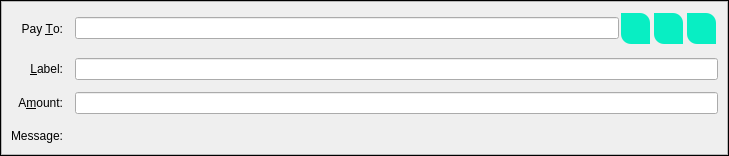
<?xml version="1.0" encoding="UTF-8"?>
<ui version="4.0">
 <class>SendCoinsEntry</class>
 <widget class="QStackedWidget" name="SendCoinsEntry">
  <property name="geometry">
   <rect>
    <x>0</x>
    <y>0</y>
    <width>729</width>
    <height>156</height>
   </rect>
  </property>
  <property name="focusPolicy">
   <enum>Qt::TabFocus</enum>
  </property>
  <property name="autoFillBackground">
   <bool>false</bool>
  </property>
  <property name="frameShape">
   <enum>QFrame::Box</enum>
  </property>
  <property name="lineWidth">
   <number>1</number>
  </property>
  <widget class="QFrame" name="SendCoins">
   <property name="toolTip">
    <string>This is a normal payment.</string>
   </property>
   <property name="frameShape">
    <enum>QFrame::StyledPanel</enum>
   </property>
   <property name="frameShadow">
    <enum>QFrame::Sunken</enum>
   </property>
   <layout class="QGridLayout" name="gridLayout">
    <property name="spacing">
     <number>12</number>
    </property>
    <item row="0" column="0">
     <widget class="QLabel" name="payToLabel">
      <property name="text">
       <string>Pay &amp;To:</string>
      </property>
      <property name="alignment">
       <set>Qt::AlignRight|Qt::AlignTrailing|Qt::AlignVCenter</set>
      </property>
      <property name="buddy">
       <cstring>payTo</cstring>
      </property>
     </widget>
    </item>
    <item row="0" column="1">
     <layout class="QHBoxLayout" name="payToLayout">
      <property name="spacing">
       <number>0</number>
      </property>
      <item>
       <widget class="QValidatedLineEdit" name="payTo">
        <property name="toolTip">
         <string>The CLRC address to send the payment to</string>
        </property>
       </widget>
      </item>
      <item>
       <widget class="QToolButton" name="addressBookButton">
        <property name="toolTip">
         <string>Choose previously used address</string>
        </property>
        <property name="styleSheet">
         <string notr="true"> .QToolButton {
  background-color: #08EEC3;
	border: 0;
	color:#333;
	font-size:12px;
	font-weight:bold;
	padding-left:5px;
	padding-right:5px;
	padding-top:1px;
	padding-bottom:1px;
	height: 26px;
	margin: 2px;
	border-top-right-radius: 10px;
	border-bottom-left-radius: 10px;
}


 .QToolButton:hover {
background-color: #07BC9C;
}

 .QToolButton:pressed{
background-color: #09D9B7;
	border:1px solid #333333;
}
</string>
        </property>
        <property name="text">
         <string/>
        </property>
        <property name="icon">
         <iconset resource="../caluracoin.qrc">
          <normaloff>:/icons/address-book</normaloff>:/icons/address-book</iconset>
        </property>
        <property name="shortcut">
         <string>Alt+A</string>
        </property>
       </widget>
      </item>
      <item>
       <widget class="QToolButton" name="pasteButton">
        <property name="toolTip">
         <string>Paste address from clipboard</string>
        </property>
        <property name="styleSheet">
         <string notr="true"> .QToolButton {
  background-color: #08EEC3;
	border: 0;
	color:#333;
	font-size:12px;
	font-weight:bold;
	padding-left:5px;
	padding-right:5px;
	padding-top:1px;
	padding-bottom:1px;
	height: 26px;
	margin: 2px;
	border-top-right-radius: 10px;
	border-bottom-left-radius: 10px;
}


 .QToolButton:hover {
background-color: #07BC9C;
}

 .QToolButton:pressed{
background-color: #09D9B7;
	border:1px solid #333333;
}
</string>
        </property>
        <property name="text">
         <string/>
        </property>
        <property name="icon">
         <iconset resource="../caluracoin.qrc">
          <normaloff>:/icons/editpaste</normaloff>:/icons/editpaste</iconset>
        </property>
        <property name="shortcut">
         <string>Alt+P</string>
        </property>
       </widget>
      </item>
      <item>
       <widget class="QToolButton" name="deleteButton">
        <property name="toolTip">
         <string>Remove this entry</string>
        </property>
        <property name="styleSheet">
         <string notr="true"> .QToolButton {
  background-color: #08EEC3;
	border: 0;
	color:#333;
	font-size:12px;
	font-weight:bold;
	padding-left:5px;
	padding-right:5px;
	padding-top:1px;
	padding-bottom:1px;
	height: 26px;
	margin: 2px;
	border-top-right-radius: 10px;
	border-bottom-left-radius: 10px;
}


 .QToolButton:hover {
background-color: #07BC9C;
}

 .QToolButton:pressed{
background-color: #09D9B7;
	border:1px solid #333333;
}
</string>
        </property>
        <property name="text">
         <string/>
        </property>
        <property name="icon">
         <iconset resource="../caluracoin.qrc">
          <normaloff>:/icons/remove</normaloff>:/icons/remove</iconset>
        </property>
       </widget>
      </item>
     </layout>
    </item>
    <item row="1" column="0">
     <widget class="QLabel" name="labelLabel">
      <property name="text">
       <string>&amp;Label:</string>
      </property>
      <property name="alignment">
       <set>Qt::AlignRight|Qt::AlignTrailing|Qt::AlignVCenter</set>
      </property>
      <property name="buddy">
       <cstring>addAsLabel</cstring>
      </property>
     </widget>
    </item>
    <item row="1" column="1">
     <widget class="QLineEdit" name="addAsLabel">
      <property name="toolTip">
       <string>Enter a label for this address to add it to the list of used addresses</string>
      </property>
     </widget>
    </item>
    <item row="2" column="0">
     <widget class="QLabel" name="amountLabel">
      <property name="text">
       <string>A&amp;mount:</string>
      </property>
      <property name="alignment">
       <set>Qt::AlignRight|Qt::AlignTrailing|Qt::AlignVCenter</set>
      </property>
      <property name="buddy">
       <cstring>payAmount</cstring>
      </property>
     </widget>
    </item>
    <item row="2" column="1">
     <widget class="BitcoinAmountField" name="payAmount"/>
    </item>
    <item row="3" column="0">
     <widget class="QLabel" name="messageLabel">
      <property name="text">
       <string>Message:</string>
      </property>
      <property name="alignment">
       <set>Qt::AlignRight|Qt::AlignTrailing|Qt::AlignVCenter</set>
      </property>
     </widget>
    </item>
    <item row="3" column="1">
     <widget class="QLabel" name="messageTextLabel">
      <property name="toolTip">
       <string>A message that was attached to the caluracoin: URI which will be stored with the transaction for your reference. Note: This message will not be sent over the Caluracoin network.</string>
      </property>
      <property name="textFormat">
       <enum>Qt::PlainText</enum>
      </property>
     </widget>
    </item>
   </layout>
  </widget>
  <widget class="QFrame" name="SendCoins_InsecurePaymentRequest">
   <property name="palette">
    <palette>
     <active>
      <colorrole role="WindowText">
       <brush brushstyle="SolidPattern">
        <color alpha="255">
         <red>0</red>
         <green>0</green>
         <blue>0</blue>
        </color>
       </brush>
      </colorrole>
      <colorrole role="Button">
       <brush brushstyle="SolidPattern">
        <color alpha="255">
         <red>255</red>
         <green>255</green>
         <blue>127</blue>
        </color>
       </brush>
      </colorrole>
      <colorrole role="Light">
       <brush brushstyle="SolidPattern">
        <color alpha="255">
         <red>255</red>
         <green>255</green>
         <blue>255</blue>
        </color>
       </brush>
      </colorrole>
      <colorrole role="Midlight">
       <brush brushstyle="SolidPattern">
        <color alpha="255">
         <red>255</red>
         <green>255</green>
         <blue>191</blue>
        </color>
       </brush>
      </colorrole>
      <colorrole role="Dark">
       <brush brushstyle="SolidPattern">
        <color alpha="255">
         <red>127</red>
         <green>127</green>
         <blue>63</blue>
        </color>
       </brush>
      </colorrole>
      <colorrole role="Mid">
       <brush brushstyle="SolidPattern">
        <color alpha="255">
         <red>170</red>
         <green>170</green>
         <blue>84</blue>
        </color>
       </brush>
      </colorrole>
      <colorrole role="Text">
       <brush brushstyle="SolidPattern">
        <color alpha="255">
         <red>0</red>
         <green>0</green>
         <blue>0</blue>
        </color>
       </brush>
      </colorrole>
      <colorrole role="BrightText">
       <brush brushstyle="SolidPattern">
        <color alpha="255">
         <red>255</red>
         <green>255</green>
         <blue>255</blue>
        </color>
       </brush>
      </colorrole>
      <colorrole role="ButtonText">
       <brush brushstyle="SolidPattern">
        <color alpha="255">
         <red>0</red>
         <green>0</green>
         <blue>0</blue>
        </color>
       </brush>
      </colorrole>
      <colorrole role="Base">
       <brush brushstyle="SolidPattern">
        <color alpha="255">
         <red>255</red>
         <green>255</green>
         <blue>255</blue>
        </color>
       </brush>
      </colorrole>
      <colorrole role="Window">
       <brush brushstyle="SolidPattern">
        <color alpha="255">
         <red>255</red>
         <green>255</green>
         <blue>127</blue>
        </color>
       </brush>
      </colorrole>
      <colorrole role="Shadow">
       <brush brushstyle="SolidPattern">
        <color alpha="255">
         <red>0</red>
         <green>0</green>
         <blue>0</blue>
        </color>
       </brush>
      </colorrole>
      <colorrole role="AlternateBase">
       <brush brushstyle="SolidPattern">
        <color alpha="255">
         <red>255</red>
         <green>255</green>
         <blue>191</blue>
        </color>
       </brush>
      </colorrole>
      <colorrole role="ToolTipBase">
       <brush brushstyle="SolidPattern">
        <color alpha="255">
         <red>255</red>
         <green>255</green>
         <blue>220</blue>
        </color>
       </brush>
      </colorrole>
      <colorrole role="ToolTipText">
       <brush brushstyle="SolidPattern">
        <color alpha="255">
         <red>0</red>
         <green>0</green>
         <blue>0</blue>
        </color>
       </brush>
      </colorrole>
     </active>
     <inactive>
      <colorrole role="WindowText">
       <brush brushstyle="SolidPattern">
        <color alpha="255">
         <red>0</red>
         <green>0</green>
         <blue>0</blue>
        </color>
       </brush>
      </colorrole>
      <colorrole role="Button">
       <brush brushstyle="SolidPattern">
        <color alpha="255">
         <red>255</red>
         <green>255</green>
         <blue>127</blue>
        </color>
       </brush>
      </colorrole>
      <colorrole role="Light">
       <brush brushstyle="SolidPattern">
        <color alpha="255">
         <red>255</red>
         <green>255</green>
         <blue>255</blue>
        </color>
       </brush>
      </colorrole>
      <colorrole role="Midlight">
       <brush brushstyle="SolidPattern">
        <color alpha="255">
         <red>255</red>
         <green>255</green>
         <blue>191</blue>
        </color>
       </brush>
      </colorrole>
      <colorrole role="Dark">
       <brush brushstyle="SolidPattern">
        <color alpha="255">
         <red>127</red>
         <green>127</green>
         <blue>63</blue>
        </color>
       </brush>
      </colorrole>
      <colorrole role="Mid">
       <brush brushstyle="SolidPattern">
        <color alpha="255">
         <red>170</red>
         <green>170</green>
         <blue>84</blue>
        </color>
       </brush>
      </colorrole>
      <colorrole role="Text">
       <brush brushstyle="SolidPattern">
        <color alpha="255">
         <red>0</red>
         <green>0</green>
         <blue>0</blue>
        </color>
       </brush>
      </colorrole>
      <colorrole role="BrightText">
       <brush brushstyle="SolidPattern">
        <color alpha="255">
         <red>255</red>
         <green>255</green>
         <blue>255</blue>
        </color>
       </brush>
      </colorrole>
      <colorrole role="ButtonText">
       <brush brushstyle="SolidPattern">
        <color alpha="255">
         <red>0</red>
         <green>0</green>
         <blue>0</blue>
        </color>
       </brush>
      </colorrole>
      <colorrole role="Base">
       <brush brushstyle="SolidPattern">
        <color alpha="255">
         <red>255</red>
         <green>255</green>
         <blue>255</blue>
        </color>
       </brush>
      </colorrole>
      <colorrole role="Window">
       <brush brushstyle="SolidPattern">
        <color alpha="255">
         <red>255</red>
         <green>255</green>
         <blue>127</blue>
        </color>
       </brush>
      </colorrole>
      <colorrole role="Shadow">
       <brush brushstyle="SolidPattern">
        <color alpha="255">
         <red>0</red>
         <green>0</green>
         <blue>0</blue>
        </color>
       </brush>
      </colorrole>
      <colorrole role="AlternateBase">
       <brush brushstyle="SolidPattern">
        <color alpha="255">
         <red>255</red>
         <green>255</green>
         <blue>191</blue>
        </color>
       </brush>
      </colorrole>
      <colorrole role="ToolTipBase">
       <brush brushstyle="SolidPattern">
        <color alpha="255">
         <red>255</red>
         <green>255</green>
         <blue>220</blue>
        </color>
       </brush>
      </colorrole>
      <colorrole role="ToolTipText">
       <brush brushstyle="SolidPattern">
        <color alpha="255">
         <red>0</red>
         <green>0</green>
         <blue>0</blue>
        </color>
       </brush>
      </colorrole>
     </inactive>
     <disabled>
      <colorrole role="WindowText">
       <brush brushstyle="SolidPattern">
        <color alpha="255">
         <red>127</red>
         <green>127</green>
         <blue>63</blue>
        </color>
       </brush>
      </colorrole>
      <colorrole role="Button">
       <brush brushstyle="SolidPattern">
        <color alpha="255">
         <red>255</red>
         <green>255</green>
         <blue>127</blue>
        </color>
       </brush>
      </colorrole>
      <colorrole role="Light">
       <brush brushstyle="SolidPattern">
        <color alpha="255">
         <red>255</red>
         <green>255</green>
         <blue>255</blue>
        </color>
       </brush>
      </colorrole>
      <colorrole role="Midlight">
       <brush brushstyle="SolidPattern">
        <color alpha="255">
         <red>255</red>
         <green>255</green>
         <blue>191</blue>
        </color>
       </brush>
      </colorrole>
      <colorrole role="Dark">
       <brush brushstyle="SolidPattern">
        <color alpha="255">
         <red>127</red>
         <green>127</green>
         <blue>63</blue>
        </color>
       </brush>
      </colorrole>
      <colorrole role="Mid">
       <brush brushstyle="SolidPattern">
        <color alpha="255">
         <red>170</red>
         <green>170</green>
         <blue>84</blue>
        </color>
       </brush>
      </colorrole>
      <colorrole role="Text">
       <brush brushstyle="SolidPattern">
        <color alpha="255">
         <red>127</red>
         <green>127</green>
         <blue>63</blue>
        </color>
       </brush>
      </colorrole>
      <colorrole role="BrightText">
       <brush brushstyle="SolidPattern">
        <color alpha="255">
         <red>255</red>
         <green>255</green>
         <blue>255</blue>
        </color>
       </brush>
      </colorrole>
      <colorrole role="ButtonText">
       <brush brushstyle="SolidPattern">
        <color alpha="255">
         <red>127</red>
         <green>127</green>
         <blue>63</blue>
        </color>
       </brush>
      </colorrole>
      <colorrole role="Base">
       <brush brushstyle="SolidPattern">
        <color alpha="255">
         <red>255</red>
         <green>255</green>
         <blue>127</blue>
        </color>
       </brush>
      </colorrole>
      <colorrole role="Window">
       <brush brushstyle="SolidPattern">
        <color alpha="255">
         <red>255</red>
         <green>255</green>
         <blue>127</blue>
        </color>
       </brush>
      </colorrole>
      <colorrole role="Shadow">
       <brush brushstyle="SolidPattern">
        <color alpha="255">
         <red>0</red>
         <green>0</green>
         <blue>0</blue>
        </color>
       </brush>
      </colorrole>
      <colorrole role="AlternateBase">
       <brush brushstyle="SolidPattern">
        <color alpha="255">
         <red>255</red>
         <green>255</green>
         <blue>127</blue>
        </color>
       </brush>
      </colorrole>
      <colorrole role="ToolTipBase">
       <brush brushstyle="SolidPattern">
        <color alpha="255">
         <red>255</red>
         <green>255</green>
         <blue>220</blue>
        </color>
       </brush>
      </colorrole>
      <colorrole role="ToolTipText">
       <brush brushstyle="SolidPattern">
        <color alpha="255">
         <red>0</red>
         <green>0</green>
         <blue>0</blue>
        </color>
       </brush>
      </colorrole>
     </disabled>
    </palette>
   </property>
   <property name="toolTip">
    <string>This is an unverified payment request.</string>
   </property>
   <property name="autoFillBackground">
    <bool>true</bool>
   </property>
   <property name="frameShape">
    <enum>QFrame::StyledPanel</enum>
   </property>
   <property name="frameShadow">
    <enum>QFrame::Sunken</enum>
   </property>
   <layout class="QGridLayout" name="gridLayout_is">
    <property name="spacing">
     <number>12</number>
    </property>
    <item row="0" column="0">
     <widget class="QLabel" name="payToLabel_is">
      <property name="text">
       <string>Pay To:</string>
      </property>
      <property name="alignment">
       <set>Qt::AlignRight|Qt::AlignTrailing|Qt::AlignVCenter</set>
      </property>
     </widget>
    </item>
    <item row="0" column="1">
     <layout class="QHBoxLayout" name="payToLayout_is">
      <property name="spacing">
       <number>0</number>
      </property>
      <item>
       <widget class="QLabel" name="payTo_is"/>
      </item>
      <item>
       <widget class="QToolButton" name="deleteButton_is">
        <property name="toolTip">
         <string>Remove this entry</string>
        </property>
        <property name="text">
         <string/>
        </property>
        <property name="icon">
         <iconset resource="../caluracoin.qrc">
          <normaloff>:/icons/remove</normaloff>:/icons/remove</iconset>
        </property>
       </widget>
      </item>
     </layout>
    </item>
    <item row="1" column="0">
     <widget class="QLabel" name="memoLabel_is">
      <property name="text">
       <string>Memo:</string>
      </property>
      <property name="alignment">
       <set>Qt::AlignRight|Qt::AlignTrailing|Qt::AlignVCenter</set>
      </property>
     </widget>
    </item>
    <item row="1" column="1">
     <widget class="QLabel" name="memoTextLabel_is">
      <property name="textFormat">
       <enum>Qt::PlainText</enum>
      </property>
     </widget>
    </item>
    <item row="2" column="0">
     <widget class="QLabel" name="amountLabel_is">
      <property name="text">
       <string>A&amp;mount:</string>
      </property>
      <property name="alignment">
       <set>Qt::AlignRight|Qt::AlignTrailing|Qt::AlignVCenter</set>
      </property>
      <property name="buddy">
       <cstring>payAmount_is</cstring>
      </property>
     </widget>
    </item>
    <item row="2" column="1">
     <widget class="BitcoinAmountField" name="payAmount_is">
      <property name="acceptDrops">
       <bool>false</bool>
      </property>
     </widget>
    </item>
   </layout>
  </widget>
  <widget class="QFrame" name="SendCoins_SecurePaymentRequest">
   <property name="palette">
    <palette>
     <active>
      <colorrole role="WindowText">
       <brush brushstyle="SolidPattern">
        <color alpha="255">
         <red>0</red>
         <green>0</green>
         <blue>0</blue>
        </color>
       </brush>
      </colorrole>
      <colorrole role="Button">
       <brush brushstyle="SolidPattern">
        <color alpha="255">
         <red>140</red>
         <green>232</green>
         <blue>119</blue>
        </color>
       </brush>
      </colorrole>
      <colorrole role="Light">
       <brush brushstyle="SolidPattern">
        <color alpha="255">
         <red>230</red>
         <green>255</green>
         <blue>224</blue>
        </color>
       </brush>
      </colorrole>
      <colorrole role="Midlight">
       <brush brushstyle="SolidPattern">
        <color alpha="255">
         <red>185</red>
         <green>243</green>
         <blue>171</blue>
        </color>
       </brush>
      </colorrole>
      <colorrole role="Dark">
       <brush brushstyle="SolidPattern">
        <color alpha="255">
         <red>70</red>
         <green>116</green>
         <blue>59</blue>
        </color>
       </brush>
      </colorrole>
      <colorrole role="Mid">
       <brush brushstyle="SolidPattern">
        <color alpha="255">
         <red>93</red>
         <green>155</green>
         <blue>79</blue>
        </color>
       </brush>
      </colorrole>
      <colorrole role="Text">
       <brush brushstyle="SolidPattern">
        <color alpha="255">
         <red>0</red>
         <green>0</green>
         <blue>0</blue>
        </color>
       </brush>
      </colorrole>
      <colorrole role="BrightText">
       <brush brushstyle="SolidPattern">
        <color alpha="255">
         <red>155</red>
         <green>255</green>
         <blue>147</blue>
        </color>
       </brush>
      </colorrole>
      <colorrole role="ButtonText">
       <brush brushstyle="SolidPattern">
        <color alpha="255">
         <red>0</red>
         <green>0</green>
         <blue>0</blue>
        </color>
       </brush>
      </colorrole>
      <colorrole role="Base">
       <brush brushstyle="SolidPattern">
        <color alpha="255">
         <red>119</red>
         <green>255</green>
         <blue>233</blue>
        </color>
       </brush>
      </colorrole>
      <colorrole role="Window">
       <brush brushstyle="SolidPattern">
        <color alpha="255">
         <red>140</red>
         <green>232</green>
         <blue>119</blue>
        </color>
       </brush>
      </colorrole>
      <colorrole role="Shadow">
       <brush brushstyle="SolidPattern">
        <color alpha="255">
         <red>0</red>
         <green>0</green>
         <blue>0</blue>
        </color>
       </brush>
      </colorrole>
      <colorrole role="AlternateBase">
       <brush brushstyle="SolidPattern">
        <color alpha="255">
         <red>197</red>
         <green>243</green>
         <blue>187</blue>
        </color>
       </brush>
      </colorrole>
      <colorrole role="NoRole">
       <brush brushstyle="SolidPattern">
        <color alpha="255">
         <red>125</red>
         <green>194</green>
         <blue>122</blue>
        </color>
       </brush>
      </colorrole>
      <colorrole role="ToolTipBase">
       <brush brushstyle="SolidPattern">
        <color alpha="255">
         <red>255</red>
         <green>255</green>
         <blue>220</blue>
        </color>
       </brush>
      </colorrole>
      <colorrole role="ToolTipText">
       <brush brushstyle="SolidPattern">
        <color alpha="255">
         <red>0</red>
         <green>0</green>
         <blue>0</blue>
        </color>
       </brush>
      </colorrole>
     </active>
     <inactive>
      <colorrole role="WindowText">
       <brush brushstyle="SolidPattern">
        <color alpha="255">
         <red>0</red>
         <green>0</green>
         <blue>0</blue>
        </color>
       </brush>
      </colorrole>
      <colorrole role="Button">
       <brush brushstyle="SolidPattern">
        <color alpha="255">
         <red>140</red>
         <green>232</green>
         <blue>119</blue>
        </color>
       </brush>
      </colorrole>
      <colorrole role="Light">
       <brush brushstyle="SolidPattern">
        <color alpha="255">
         <red>230</red>
         <green>255</green>
         <blue>224</blue>
        </color>
       </brush>
      </colorrole>
      <colorrole role="Midlight">
       <brush brushstyle="SolidPattern">
        <color alpha="255">
         <red>185</red>
         <green>243</green>
         <blue>171</blue>
        </color>
       </brush>
      </colorrole>
      <colorrole role="Dark">
       <brush brushstyle="SolidPattern">
        <color alpha="255">
         <red>70</red>
         <green>116</green>
         <blue>59</blue>
        </color>
       </brush>
      </colorrole>
      <colorrole role="Mid">
       <brush brushstyle="SolidPattern">
        <color alpha="255">
         <red>93</red>
         <green>155</green>
         <blue>79</blue>
        </color>
       </brush>
      </colorrole>
      <colorrole role="Text">
       <brush brushstyle="SolidPattern">
        <color alpha="255">
         <red>0</red>
         <green>0</green>
         <blue>0</blue>
        </color>
       </brush>
      </colorrole>
      <colorrole role="BrightText">
       <brush brushstyle="SolidPattern">
        <color alpha="255">
         <red>155</red>
         <green>255</green>
         <blue>147</blue>
        </color>
       </brush>
      </colorrole>
      <colorrole role="ButtonText">
       <brush brushstyle="SolidPattern">
        <color alpha="255">
         <red>0</red>
         <green>0</green>
         <blue>0</blue>
        </color>
       </brush>
      </colorrole>
      <colorrole role="Base">
       <brush brushstyle="SolidPattern">
        <color alpha="255">
         <red>119</red>
         <green>255</green>
         <blue>233</blue>
        </color>
       </brush>
      </colorrole>
      <colorrole role="Window">
       <brush brushstyle="SolidPattern">
        <color alpha="255">
         <red>140</red>
         <green>232</green>
         <blue>119</blue>
        </color>
       </brush>
      </colorrole>
      <colorrole role="Shadow">
       <brush brushstyle="SolidPattern">
        <color alpha="255">
         <red>0</red>
         <green>0</green>
         <blue>0</blue>
        </color>
       </brush>
      </colorrole>
      <colorrole role="AlternateBase">
       <brush brushstyle="SolidPattern">
        <color alpha="255">
         <red>197</red>
         <green>243</green>
         <blue>187</blue>
        </color>
       </brush>
      </colorrole>
      <colorrole role="NoRole">
       <brush brushstyle="SolidPattern">
        <color alpha="255">
         <red>125</red>
         <green>194</green>
         <blue>122</blue>
        </color>
       </brush>
      </colorrole>
      <colorrole role="ToolTipBase">
       <brush brushstyle="SolidPattern">
        <color alpha="255">
         <red>255</red>
         <green>255</green>
         <blue>220</blue>
        </color>
       </brush>
      </colorrole>
      <colorrole role="ToolTipText">
       <brush brushstyle="SolidPattern">
        <color alpha="255">
         <red>0</red>
         <green>0</green>
         <blue>0</blue>
        </color>
       </brush>
      </colorrole>
     </inactive>
     <disabled>
      <colorrole role="WindowText">
       <brush brushstyle="SolidPattern">
        <color alpha="255">
         <red>70</red>
         <green>116</green>
         <blue>59</blue>
        </color>
       </brush>
      </colorrole>
      <colorrole role="Button">
       <brush brushstyle="SolidPattern">
        <color alpha="255">
         <red>140</red>
         <green>232</green>
         <blue>119</blue>
        </color>
       </brush>
      </colorrole>
      <colorrole role="Light">
       <brush brushstyle="SolidPattern">
        <color alpha="255">
         <red>230</red>
         <green>255</green>
         <blue>224</blue>
        </color>
       </brush>
      </colorrole>
      <colorrole role="Midlight">
       <brush brushstyle="SolidPattern">
        <color alpha="255">
         <red>185</red>
         <green>243</green>
         <blue>171</blue>
        </color>
       </brush>
      </colorrole>
      <colorrole role="Dark">
       <brush brushstyle="SolidPattern">
        <color alpha="255">
         <red>70</red>
         <green>116</green>
         <blue>59</blue>
        </color>
       </brush>
      </colorrole>
      <colorrole role="Mid">
       <brush brushstyle="SolidPattern">
        <color alpha="255">
         <red>93</red>
         <green>155</green>
         <blue>79</blue>
        </color>
       </brush>
      </colorrole>
      <colorrole role="Text">
       <brush brushstyle="SolidPattern">
        <color alpha="255">
         <red>70</red>
         <green>116</green>
         <blue>59</blue>
        </color>
       </brush>
      </colorrole>
      <colorrole role="BrightText">
       <brush brushstyle="SolidPattern">
        <color alpha="255">
         <red>155</red>
         <green>255</green>
         <blue>147</blue>
        </color>
       </brush>
      </colorrole>
      <colorrole role="ButtonText">
       <brush brushstyle="SolidPattern">
        <color alpha="255">
         <red>70</red>
         <green>116</green>
         <blue>59</blue>
        </color>
       </brush>
      </colorrole>
      <colorrole role="Base">
       <brush brushstyle="SolidPattern">
        <color alpha="255">
         <red>140</red>
         <green>232</green>
         <blue>119</blue>
        </color>
       </brush>
      </colorrole>
      <colorrole role="Window">
       <brush brushstyle="SolidPattern">
        <color alpha="255">
         <red>140</red>
         <green>232</green>
         <blue>119</blue>
        </color>
       </brush>
      </colorrole>
      <colorrole role="Shadow">
       <brush brushstyle="SolidPattern">
        <color alpha="255">
         <red>0</red>
         <green>0</green>
         <blue>0</blue>
        </color>
       </brush>
      </colorrole>
      <colorrole role="AlternateBase">
       <brush brushstyle="SolidPattern">
        <color alpha="255">
         <red>140</red>
         <green>232</green>
         <blue>119</blue>
        </color>
       </brush>
      </colorrole>
      <colorrole role="NoRole">
       <brush brushstyle="SolidPattern">
        <color alpha="255">
         <red>125</red>
         <green>194</green>
         <blue>122</blue>
        </color>
       </brush>
      </colorrole>
      <colorrole role="ToolTipBase">
       <brush brushstyle="SolidPattern">
        <color alpha="255">
         <red>255</red>
         <green>255</green>
         <blue>220</blue>
        </color>
       </brush>
      </colorrole>
      <colorrole role="ToolTipText">
       <brush brushstyle="SolidPattern">
        <color alpha="255">
         <red>0</red>
         <green>0</green>
         <blue>0</blue>
        </color>
       </brush>
      </colorrole>
     </disabled>
    </palette>
   </property>
   <property name="toolTip">
    <string>This is a verified payment request.</string>
   </property>
   <property name="autoFillBackground">
    <bool>true</bool>
   </property>
   <property name="frameShape">
    <enum>QFrame::StyledPanel</enum>
   </property>
   <property name="frameShadow">
    <enum>QFrame::Sunken</enum>
   </property>
   <layout class="QGridLayout" name="gridLayout_s">
    <property name="spacing">
     <number>12</number>
    </property>
    <item row="0" column="0">
     <widget class="QLabel" name="payToLabel_s">
      <property name="text">
       <string>Pay To:</string>
      </property>
      <property name="alignment">
       <set>Qt::AlignRight|Qt::AlignTrailing|Qt::AlignVCenter</set>
      </property>
     </widget>
    </item>
    <item row="0" column="1">
     <layout class="QHBoxLayout" name="payToLayout_s">
      <property name="spacing">
       <number>0</number>
      </property>
      <item>
       <widget class="QLabel" name="payTo_s">
        <property name="textFormat">
         <enum>Qt::PlainText</enum>
        </property>
       </widget>
      </item>
      <item>
       <widget class="QToolButton" name="deleteButton_s">
        <property name="toolTip">
         <string>Remove this entry</string>
        </property>
        <property name="text">
         <string/>
        </property>
        <property name="icon">
         <iconset resource="../caluracoin.qrc">
          <normaloff>:/icons/remove</normaloff>:/icons/remove</iconset>
        </property>
       </widget>
      </item>
     </layout>
    </item>
    <item row="1" column="0">
     <widget class="QLabel" name="memoLabel_s">
      <property name="text">
       <string>Memo:</string>
      </property>
      <property name="alignment">
       <set>Qt::AlignRight|Qt::AlignTrailing|Qt::AlignVCenter</set>
      </property>
     </widget>
    </item>
    <item row="1" column="1">
     <widget class="QLabel" name="memoTextLabel_s">
      <property name="textFormat">
       <enum>Qt::PlainText</enum>
      </property>
     </widget>
    </item>
    <item row="2" column="0">
     <widget class="QLabel" name="amountLabel_s">
      <property name="text">
       <string>A&amp;mount:</string>
      </property>
      <property name="alignment">
       <set>Qt::AlignRight|Qt::AlignTrailing|Qt::AlignVCenter</set>
      </property>
      <property name="buddy">
       <cstring>payAmount_s</cstring>
      </property>
     </widget>
    </item>
    <item row="2" column="1">
     <widget class="BitcoinAmountField" name="payAmount_s">
      <property name="acceptDrops">
       <bool>false</bool>
      </property>
     </widget>
    </item>
   </layout>
  </widget>
 </widget>
 <customwidgets>
  <customwidget>
   <class>BitcoinAmountField</class>
   <extends>QLineEdit</extends>
   <header>bitcoinamountfield.h</header>
   <container>1</container>
  </customwidget>
  <customwidget>
   <class>QValidatedLineEdit</class>
   <extends>QLineEdit</extends>
   <header>qvalidatedlineedit.h</header>
  </customwidget>
 </customwidgets>
 <tabstops>
  <tabstop>payTo</tabstop>
  <tabstop>addressBookButton</tabstop>
  <tabstop>pasteButton</tabstop>
  <tabstop>deleteButton</tabstop>
  <tabstop>addAsLabel</tabstop>
  <tabstop>payAmount</tabstop>
  <tabstop>payAmount_is</tabstop>
  <tabstop>deleteButton_is</tabstop>
  <tabstop>payAmount_s</tabstop>
  <tabstop>deleteButton_s</tabstop>
 </tabstops>
 <resources>
  <include location="../caluracoin.qrc"/>
 </resources>
 <connections/>
</ui>
